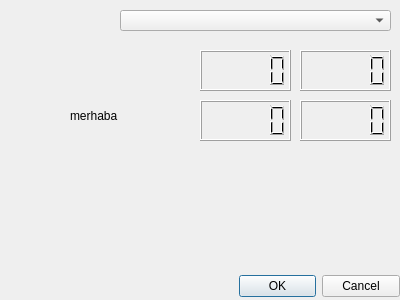
<?xml version="1.0" encoding="UTF-8"?>
<ui version="4.0">
 <class>Dialog</class>
 <widget class="QDialog" name="Dialog">
  <property name="geometry">
   <rect>
    <x>0</x>
    <y>0</y>
    <width>400</width>
    <height>300</height>
   </rect>
  </property>
  <property name="windowTitle">
   <string>Dialog</string>
  </property>
  <widget class="QDialogButtonBox" name="buttonBox">
   <property name="geometry">
    <rect>
     <x>239</x>
     <y>270</y>
     <width>161</width>
     <height>32</height>
    </rect>
   </property>
   <property name="orientation">
    <enum>Qt::Horizontal</enum>
   </property>
   <property name="standardButtons">
    <set>QDialogButtonBox::Cancel|QDialogButtonBox::Ok</set>
   </property>
  </widget>
  <widget class="QComboBox" name="comboBox">
   <property name="geometry">
    <rect>
     <x>120</x>
     <y>10</y>
     <width>271</width>
     <height>21</height>
    </rect>
   </property>
  </widget>
  <widget class="QLabel" name="label">
   <property name="geometry">
    <rect>
     <x>70</x>
     <y>80</y>
     <width>201</width>
     <height>71</height>
    </rect>
   </property>
   <property name="text">
    <string>merhaba</string>
   </property>
  </widget>
  <widget class="QLCDNumber" name="lcdNumber">
   <property name="geometry">
    <rect>
     <x>300</x>
     <y>50</y>
     <width>91</width>
     <height>41</height>
    </rect>
   </property>
  </widget>
  <widget class="QLCDNumber" name="lcdNumber_2">
   <property name="geometry">
    <rect>
     <x>200</x>
     <y>50</y>
     <width>91</width>
     <height>41</height>
    </rect>
   </property>
  </widget>
  <widget class="QLCDNumber" name="lcdNumber_3">
   <property name="geometry">
    <rect>
     <x>300</x>
     <y>100</y>
     <width>91</width>
     <height>41</height>
    </rect>
   </property>
  </widget>
  <widget class="QLCDNumber" name="lcdNumber_4">
   <property name="geometry">
    <rect>
     <x>200</x>
     <y>100</y>
     <width>91</width>
     <height>41</height>
    </rect>
   </property>
  </widget>
 </widget>
 <resources/>
 <connections>
  <connection>
   <sender>buttonBox</sender>
   <signal>accepted()</signal>
   <receiver>Dialog</receiver>
   <slot>accept()</slot>
   <hints>
    <hint type="sourcelabel">
     <x>248</x>
     <y>254</y>
    </hint>
    <hint type="destinationlabel">
     <x>157</x>
     <y>274</y>
    </hint>
   </hints>
  </connection>
  <connection>
   <sender>buttonBox</sender>
   <signal>rejected()</signal>
   <receiver>Dialog</receiver>
   <slot>reject()</slot>
   <hints>
    <hint type="sourcelabel">
     <x>316</x>
     <y>260</y>
    </hint>
    <hint type="destinationlabel">
     <x>286</x>
     <y>274</y>
    </hint>
   </hints>
  </connection>
 </connections>
</ui>
